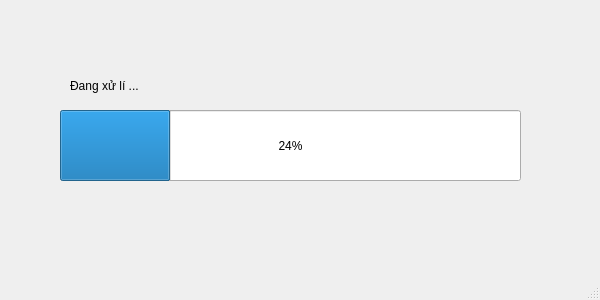
<?xml version="1.0" encoding="UTF-8"?>
<ui version="4.0">
 <class>MainWindow</class>
 <widget class="QMainWindow" name="MainWindow">
  <property name="geometry">
   <rect>
    <x>0</x>
    <y>0</y>
    <width>600</width>
    <height>300</height>
   </rect>
  </property>
  <property name="windowTitle">
   <string>MainWindow</string>
  </property>
  <widget class="QWidget" name="centralwidget">
   <widget class="QProgressBar" name="progressBar">
    <property name="geometry">
     <rect>
      <x>60</x>
      <y>110</y>
      <width>461</width>
      <height>71</height>
     </rect>
    </property>
    <property name="styleSheet">
     <string notr="true">font: 10pt &quot;Nunito Medium&quot;</string>
    </property>
    <property name="value">
     <number>24</number>
    </property>
   </widget>
   <widget class="QLabel" name="statusLabel">
    <property name="geometry">
     <rect>
      <x>70</x>
      <y>60</y>
      <width>241</width>
      <height>51</height>
     </rect>
    </property>
    <property name="styleSheet">
     <string notr="true">font: 12pt &quot;Nunito Medium&quot;</string>
    </property>
    <property name="text">
     <string>Đang xử lí ...</string>
    </property>
   </widget>
  </widget>
  <widget class="QStatusBar" name="statusbar"/>
 </widget>
 <resources/>
 <connections/>
</ui>
